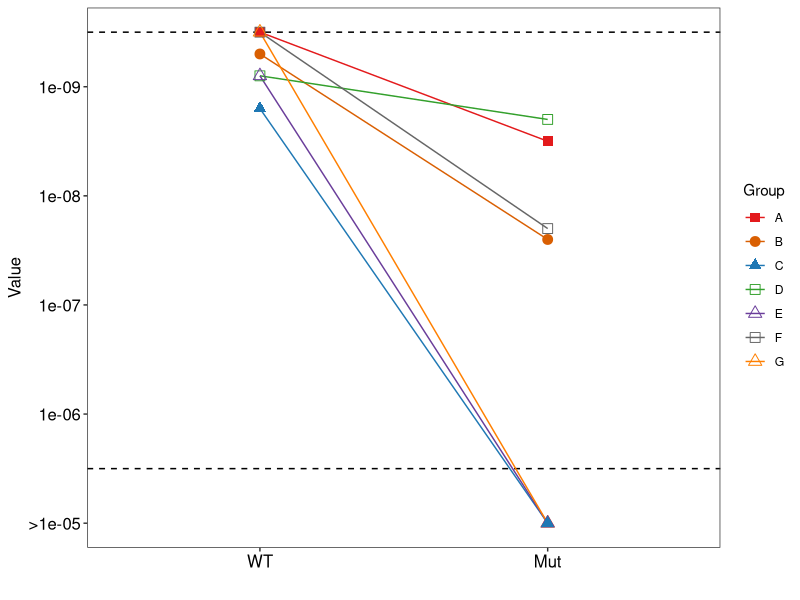
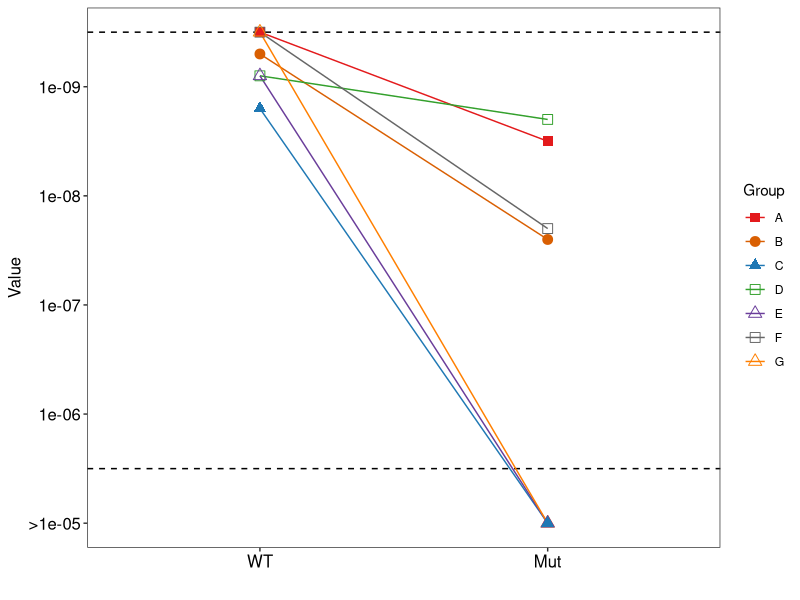

Generate these figures, in order, with R:
library(ggplot2)
library(RColorBrewer)
#setwd("D:/study/R/R_PLOT_demo/R_PLOT_demo/3_geom_line")

pdata <- read.csv("3_1_geom_line_input.csv",header = T)
pdata$Sample <- factor(pdata$Sample, levels = c("WT","Mut"))
pd = position_dodge(0)

ggplot(pdata,aes(x=Sample,y=value,color=Group,shape=Group,group=Group)) +
  geom_hline(yintercept=5.5, linetype="dashed", color = "black") +
  geom_hline(yintercept=9.5, linetype="dashed", color = "black") +
  #geom_jitter()
  geom_line(position = pd) +
  geom_point(position = pd,size = 3) +
  #scale_color_brewer(palette="Dark2") +
  scale_shape_manual(values = c(15,19,17,0,2,0,2,0,5)) +
  scale_color_manual(values = c("#e31a1c","#d95f02","#1f78b4",
                                "#33a02c","#6a3d9a","#666666","#ff7f00")) +
  theme_bw() +
  xlab("") + ylab("Value") +
  theme(axis.title.x = element_text(color="black", size=12),
        axis.title.y = element_text(color="black", size=12),
        axis.text = element_text(color="black", size=12),
        panel.grid = element_blank()) +
  scale_y_continuous(labels=c("5" = ">1e-05", "6" = 10^-6,
                              "7" = 10^-7, "8" = 10^-8, "9" = 10^-9,
                              "10" = "<1e-10"))

ggsave("3_1_geom_line_plot.png",device = "png")